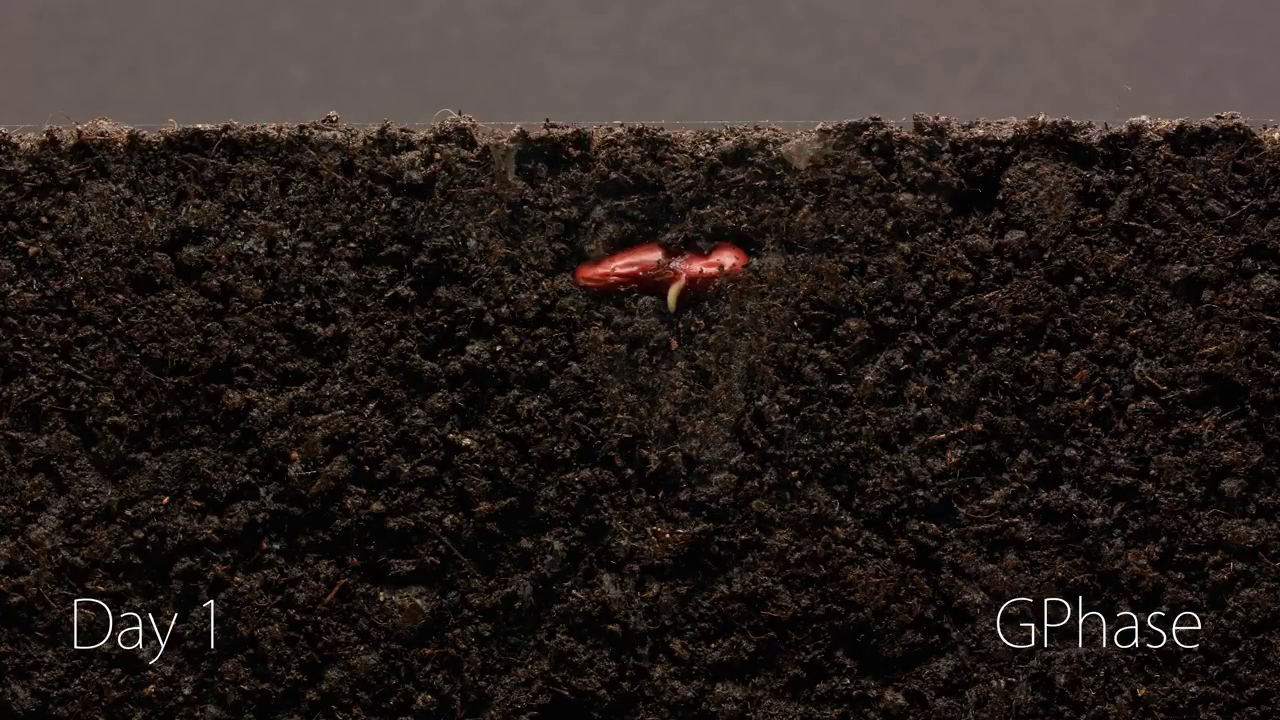
#> input picture frame 87 of object_detection_2018/bean1.mp4, 1280 x 720 px, given in place of cp_7_edit.m4v, which was not available
$ python orbMatch_video.py   (Python 2 division)
#> lines starting #> are read from the running program, lines starting #| are printed output that depends on the picture; pictures that were not available may be replaced by others from this repository, and a replacement may not be noted
# Flann Matching with ORB Descriptors
# Vinicius Goecks - Mar. 2016
# Video source: EDGE Software - NASA
# --------------------------------------------------------------------------- #

# Import required libraries and modules
import numpy as np
import cv2
from matplotlib import pyplot as plt
import timeit
import os

# FIX (aka, hack)
# Need to disable OpenCL support to match features using knnMatch and ORB
# when you have OpenCV 3.1
# https://github.com/Itseez/opencv/issues/6055
cv2.ocl.setUseOpenCL(False)

# --------------------------------------------------------------------------- #
## PARAMETERS

# Define number of minimum matches desired
MIN_MATCH_COUNT = 10

# --------------------------------------------------------------------------- #
## MAIN

# *** DO NOT FORGET THE STUFF ABOUT FUNDAMENTAL MATRIX

# Start counting running time
start = timeit.default_timer()

# Import input videos
baseFolder = '/home/vinicius/Projects/nasa-vr-robotics/'
video1 = cv2.VideoCapture(baseFolder + 'edgeEditVideoData/cp_7_edit.m4v')
video2 = cv2.VideoCapture(baseFolder + 'edgeEditVideoData/cp_9_edit.m4v')

video1_frameCount = int(video1.get(cv2.CAP_PROP_FRAME_COUNT))
video2_frameCount = int(video2.get(cv2.CAP_PROP_FRAME_COUNT))

print ("Video 1 frame count: %i frames" % video1_frameCount)
print ("Video 2 frame count: %i frames" % video2_frameCount)

while(True):

    # Capture frame-by-frame
    ret1, frame1 = video1.read()
#> frame1 is the input picture: shape (720, 1280, 3); mean B, G, R 30.1, 33.7, 41.8
    ret2, frame2 = video2.read()
    frame1 = cv2.cvtColor(frame1, cv2.COLOR_BGR2GRAY)
#> frame1: shape (720, 1280)
    frame2 = cv2.cvtColor(frame2, cv2.COLOR_BGR2GRAY)

    # Initiate ORB detector
    # ORB - Oriented FAST and Rotated BRIEF
    #   ORB is basically a fusion of FAST keypoint detector and
    #   BRIEF descriptor with many modifications to enhance the performance.
    orb = cv2.ORB_create()

    # Find the keypoints and descriptors with ORB
    kp1, des1 = orb.detectAndCompute(frame1,None)
#> kp1 = 500 keypoints; strongest (x, y, size): (1134, 629, 31), (1197, 625, 31), (1048, 627, 31), (1199, 627, 31)
    kp2, des2 = orb.detectAndCompute(frame2,None)
#> kp2 has the same summary as kp1

    # FLANN Matcher
    # FLANN - Fast Approximate Nearest Neighbor Search
    #   FLANN is a library for performing fast approximate nearest neighbor
    #   searches in high dimensional spaces. Also, automatically choosing
    #   the best algorithm and optimum parameters depending on the dataset.

    # FLANN parameters while using ORB
    #   FLANN Index parameters
    #       # algorithm: FLANN_INDEX_LSH (number 6)
    #       # table_number: number of hash tables to use (10~30)
    #       # key_size: size of hash keys in bits (10~20)
    #       # multi_probe_level: number of bits to shift to check for neighboring
    #                            buckets (0 is regular LSH, 2 is recommended)
    FLANN_INDEX_LSH = 6
    index_params= dict(algorithm = FLANN_INDEX_LSH,
                       table_number = 6,
                       key_size = 12,
                       multi_probe_level = 1)

    # FLANN Search parameters
    #   checks: number of times the trees in the index should be recursively
    #           traversed. Higher values gives better precision, but also takes
    #           more time.
    search_params = dict(checks = 50)

    # Call FLANN based on the above parameters and store matches
    flann = cv2.FlannBasedMatcher(index_params, search_params)

    # Find matches:
    #   # des1: query descriptors
    #   # des2: train descriptors
    #   # k: count of best matches
    matches = flann.knnMatch(des1,des2,k=2)
#> matches = 500 matches

    # Store all the good matches as per Lowe's ratio test.
    good = []
    for m_n in matches:
        if len(m_n) != 2:
            continue
        (m,n) = m_n
        if m.distance < 0.7*n.distance:
            good.append(m)
#> after the loop, good = 500 matches

    # Filter good matches using RANSAC (if we have more matches than the minimun)
    if len(good)>MIN_MATCH_COUNT:
        src_pts = np.float32([ kp1[m.queryIdx].pt for m in good ]).reshape(-1,1,2)
#> src_pts = 500 rows, first 8: [640, 273], [81, 278], [1176, 630], [998, 138], [75, 600], [1165, 635], [451, 435], [331, 112]
        dst_pts = np.float32([ kp2[m.trainIdx].pt for m in good ]).reshape(-1,1,2)
#> dst_pts has the same summary as src_pts

        M, mask = cv2.findHomography(src_pts, dst_pts, cv2.RANSAC,5.0)
#> M = [[1, 4.57e-15, -1.74e-12], [2.85e-15, 1, -1.18e-12], [4.74e-18, 3.61e-18, 1]]; mask = 500 values from 1 to 1
        matchesMask = mask.ravel().tolist()
#> matchesMask = 500 values from 1 to 1

        # print M

        h,w = frame1.shape
#> h = 720; w = 1280
        pts = np.float32([ [0,0],[0,h-1],[w-1,h-1],[w-1,0] ]).reshape(-1,1,2)
        dst = cv2.perspectiveTransform(pts,M)
#> dst = [[-1.74e-12, -1.18e-12], [1.54e-12, 719], [1279, 719], [1279, 2.47e-12]]

        frame2 = cv2.polylines(frame2,[np.int32(dst)],True,255,3, cv2.LINE_AA)
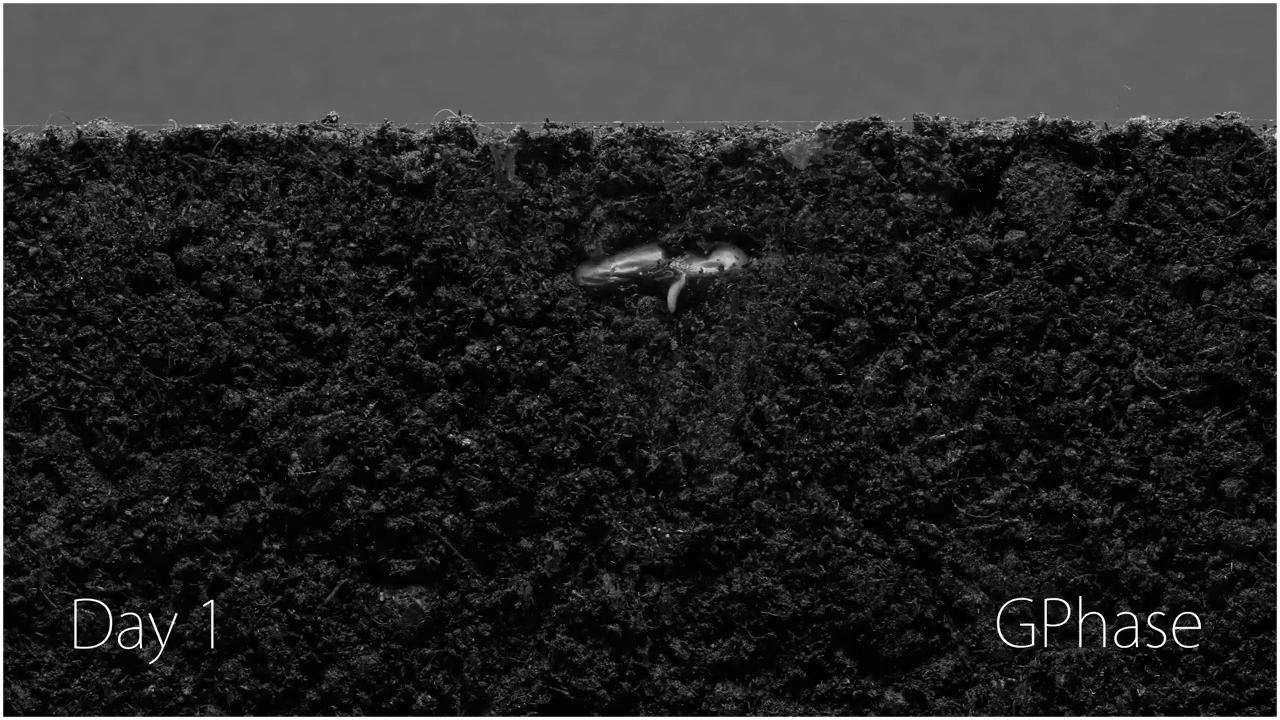
#> frame2: shape (720, 1280); min 0, max 255, mean 38.5

    else:
        print "Not enough matches are found - %d/%d" % (len(good),MIN_MATCH_COUNT)
        matchesMask = None

    # Define parameters and draw matches
    draw_params = dict(matchColor = (0,255,0), # draw matches in green color
    singlePointColor = None,
    matchesMask = matchesMask, # draw only inliers
    flags = 2) # do not draw single keypoints
#> draw_params = 4 items

    img3 = cv2.drawMatches(frame1,kp1,frame2,kp2,good,None,**draw_params)
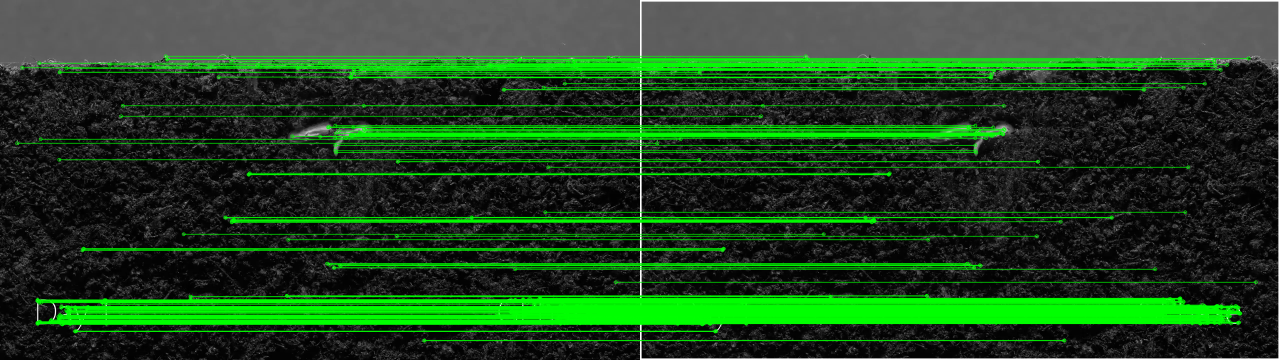
#> img3: shape (720, 2560, 3) (shown at 1/2 size); mean of channels 0, 1, 2 32.5, 69, 32.5; drawn as B, G, R

    # Plot images with matched features
    cv2.namedWindow("Image", cv2.WINDOW_NORMAL)
    cv2.imshow("Image",img3)

    if cv2.waitKey(1) & 0xFF == ord('q'):
#> (key q is pressed here)
        break

# When everything done, release the captures
video1.release()
video2.release()
cv2.destroyAllWindows()

# Stop counting running time
stop = timeit.default_timer()
total_time = stop - start
print('Time elapsed: %f seconds.' %total_time)

$ run again, starting later in the video
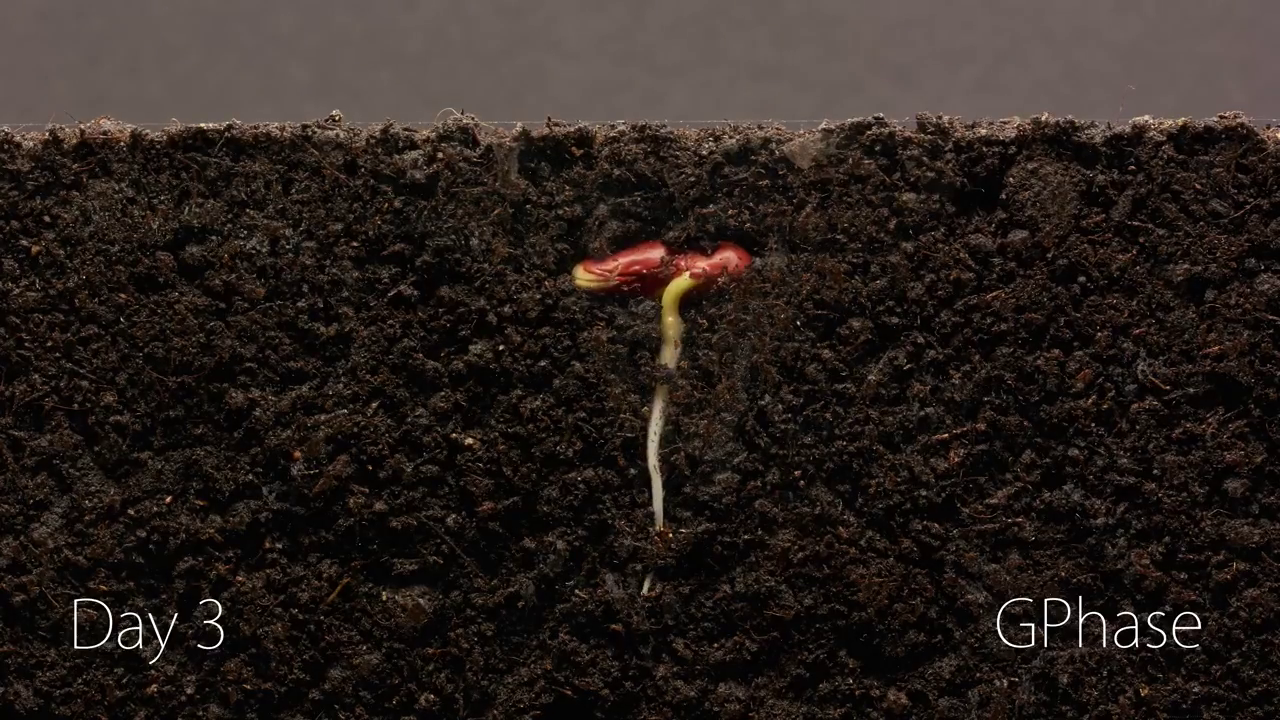
#> input picture frame 391 of object_detection_2018/bean1.mp4, 1280 x 720 px, given in place of cp_7_edit.m4v, which was not available
#> frame1 is the input picture: shape (720, 1280, 3); mean B, G, R 29.8, 34, 42.4
#> frame1: shape (720, 1280)
#> kp1 = 500 keypoints; strongest (x, y, size): (1134, 629, 31), (1048, 601, 31), (138, 630, 31), (1045, 601, 31)
#> kp2 has the same summary as kp1
#> matches = 500 matches
#> src_pts = 500 rows, first 8: [122, 615], [77, 644], [1045, 601], [176, 615], [1163, 614], [1048, 601], [78, 602], [1082, 615]
#> dst_pts has the same summary as src_pts
#> M = [[1, 6.71e-16, -3.75e-13], [-9.72e-16, 1, 1.62e-13], [-1.5e-18, 2.1e-18, 1]]; mask = 500 values from 1 to 1
#> dst = [[-3.75e-13, 1.62e-13], [1.08e-13, 719], [1279, 719], [1279, -1.08e-12]]
#> `frame2 = cv2.polylines(frame2,[np.int32(dst)],True,255,3, cv2.LINE_AA)`:
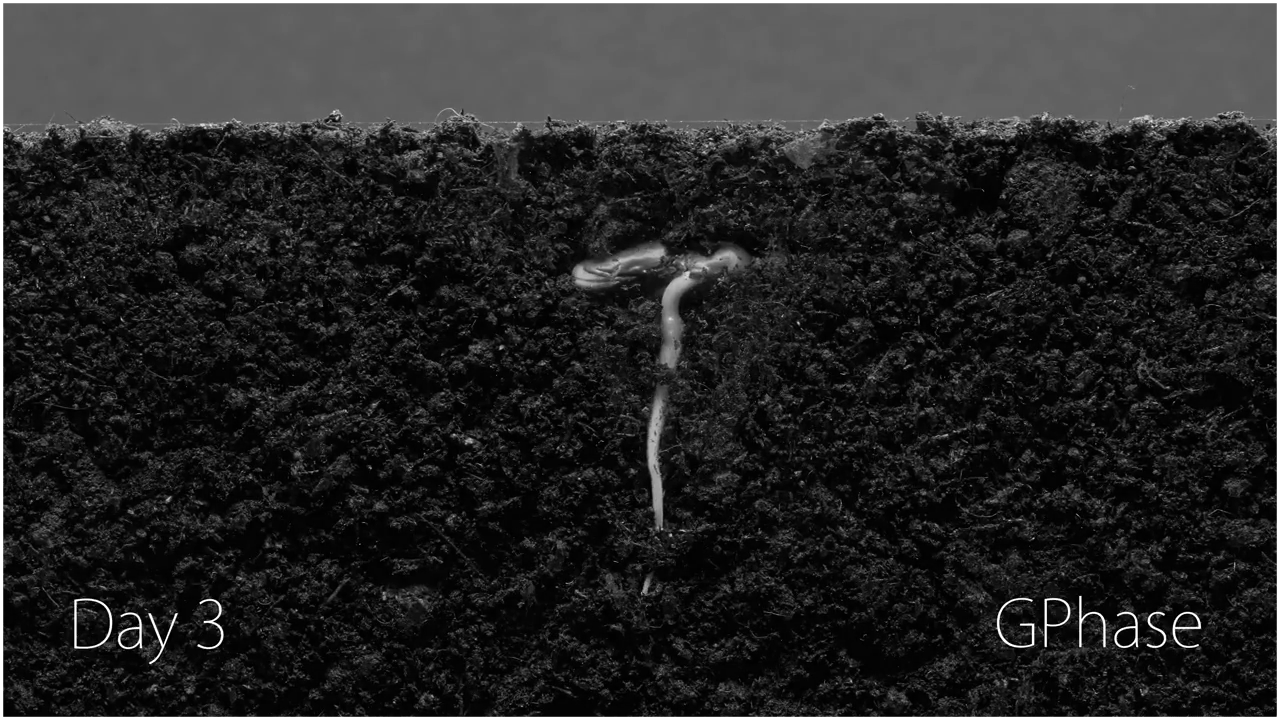
#> frame2: shape (720, 1280); min 0, max 255, mean 38.9
#> draw_params = 4 items
#> `img3 = cv2.drawMatches(frame1,kp1,frame2,kp2,good,None,**draw_params)`:
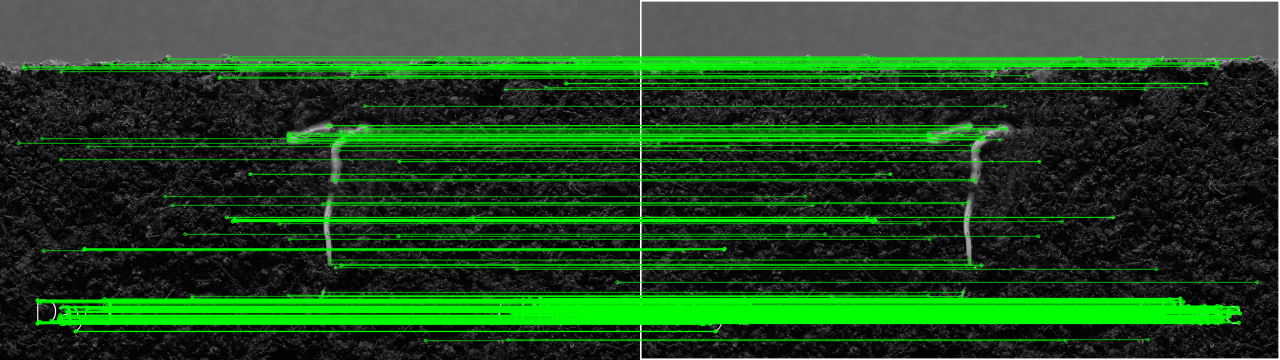
#> img3: shape (720, 2560, 3) (shown at 1/2 size); mean of channels 0, 1, 2 32.6, 70.6, 32.6; drawn as B, G, R

$ run again, starting later in the video
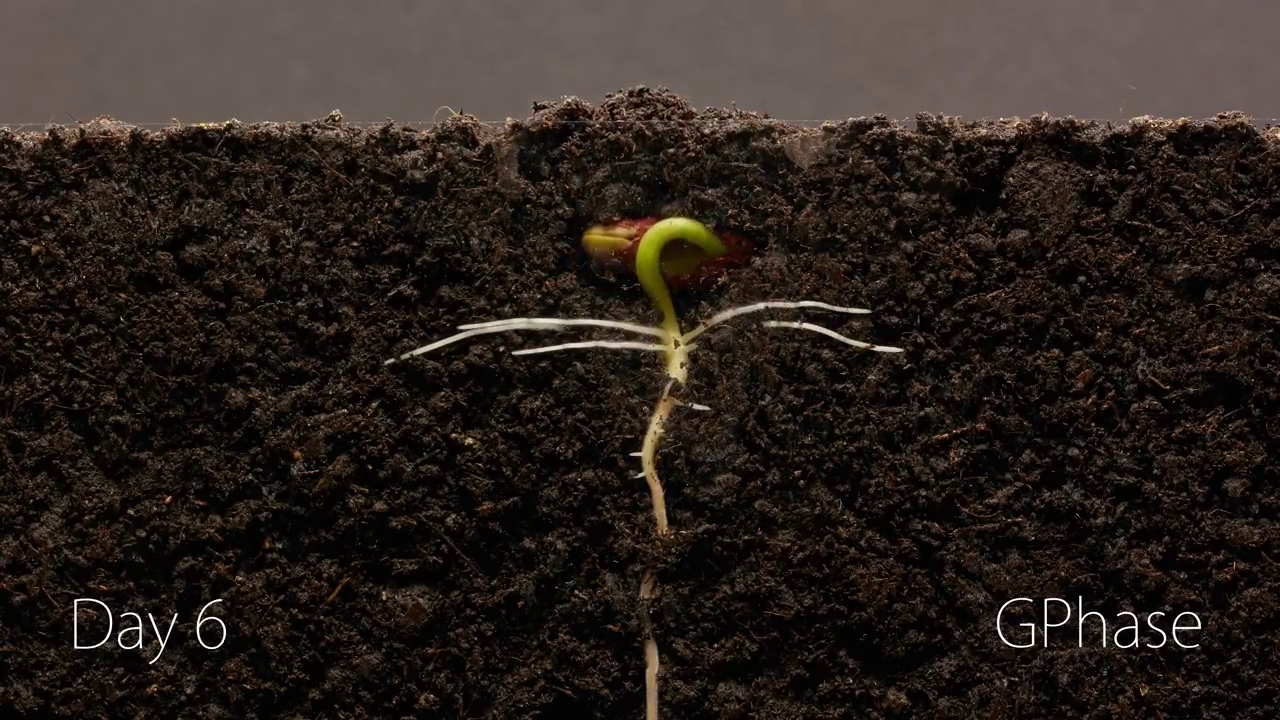
#> input picture frame 696 of object_detection_2018/bean1.mp4, 1280 x 720 px, given in place of cp_7_edit.m4v, which was not available
#> frame1 is the input picture: shape (720, 1280, 3); mean B, G, R 30, 34.9, 43.2
#> frame1: shape (720, 1280)
#> kp1 = 500 keypoints; strongest (x, y, size): (1134, 629, 31), (1048, 627, 31), (1048, 601, 31), (1199, 627, 31)
#> kp2 has the same summary as kp1
#> matches = 500 matches
#> src_pts = 500 rows, first 8: [121, 318], [766, 306], [640, 456], [1165, 641], [799, 321], [1148, 618], [118, 642], [804, 323]
#> dst_pts has the same summary as src_pts
#> M = [[1, 1.01e-15, -8.44e-13], [2.93e-17, 1, -6.07e-13], [1.86e-19, 1.92e-18, 1]]; mask = 500 values from 1 to 1
#> dst = [[-8.44e-13, -6.07e-13], [-1.15e-13, 719], [1279, 719], [1279, -5.69e-13]]
#> `frame2 = cv2.polylines(frame2,[np.int32(dst)],True,255,3, cv2.LINE_AA)`:
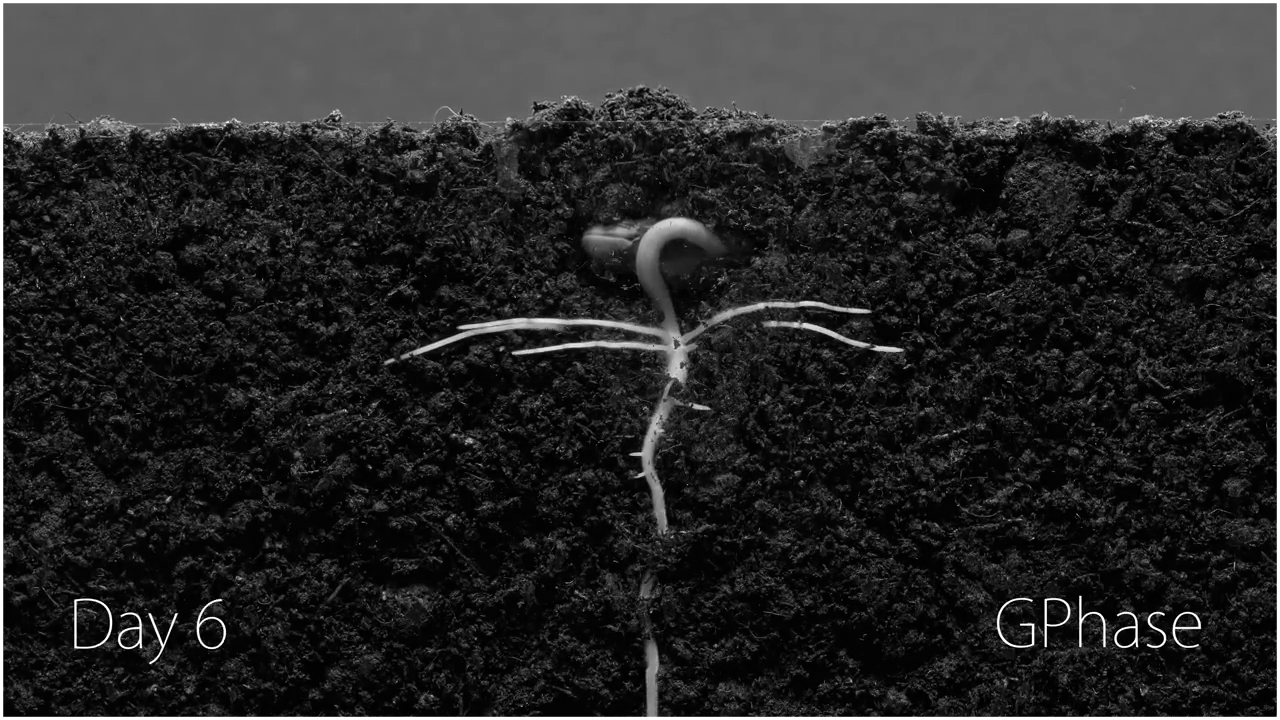
#> frame2: shape (720, 1280); min 0, max 255, mean 39.7
#> draw_params = 4 items
#> `img3 = cv2.drawMatches(frame1,kp1,frame2,kp2,good,None,**draw_params)`:
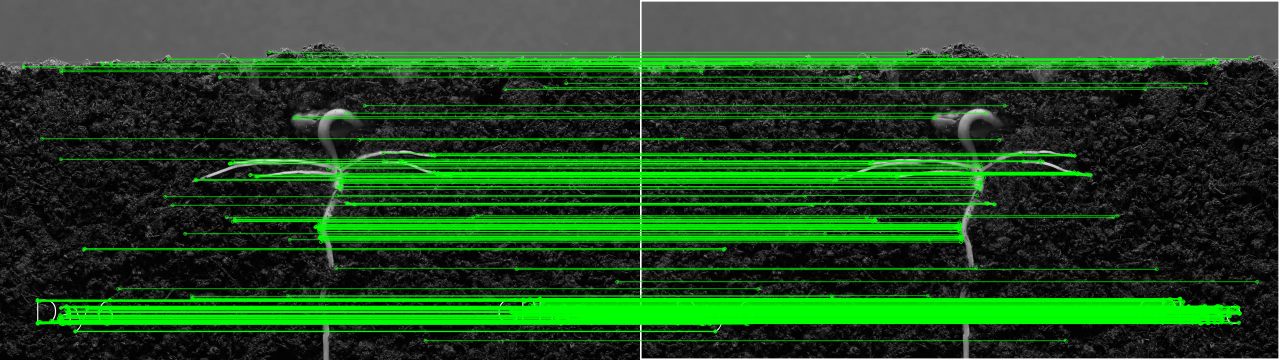
#> img3: shape (720, 2560, 3) (shown at 1/2 size); mean of channels 0, 1, 2 33.2, 73.2, 33.2; drawn as B, G, R
